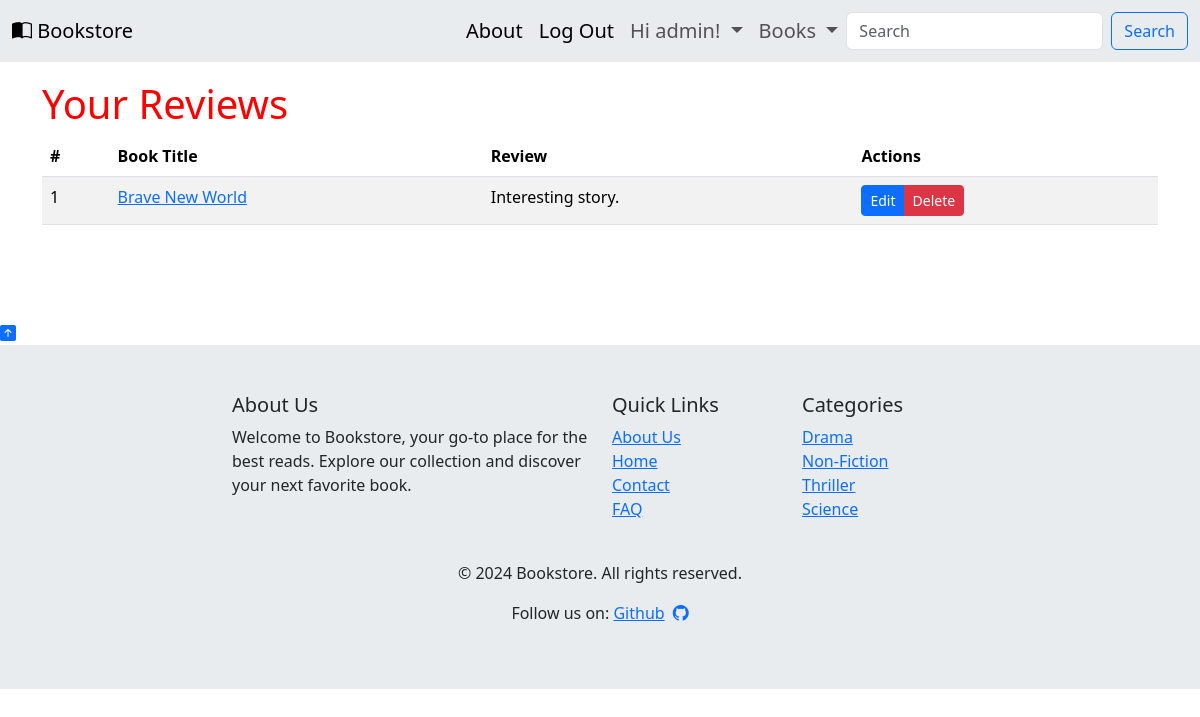
/reviews/ (signed in), run on the app's committed database.
### accounts/models.py (models this page shows)
class CustomUser(AbstractUser):
    pass

### reviews/models.py (models this page shows, shortened)
class Review(models.Model):
    book = models.ForeignKey(
        Book,
        on_delete=models.CASCADE,
        related_name="reviews",
    )
    review = models.TextField(blank=True)
    author = models.ForeignKey(
        get_user_model(),
        on_delete=models.CASCADE,
    )

### books/models.py (models this page shows, shortened)
class Book(models.Model):
    id = models.UUIDField(
        primary_key=True,
        default=uuid.uuid4,
        db_index=True,
        editable=False,
    )
    title = models.CharField(max_length=200)
    author = models.CharField(max_length=200)
    price = models.DecimalField(max_digits=6, decimal_places=2)
    cover = models.ImageField(
        upload_to="covers/",
        blank=True,
        default=get_default_cover,
    )
    description = models.TextField(blank=True, default="No description")
    published_date = models.DateField(default=date.today)
    category = models.ForeignKey(
        Category,
        on_delete=models.CASCADE,
        related_name="books",
        blank=True,
        null=True,
    )
    class Meta:
        verbose_name_plural = "Books"
        permissions = [
            ("special_status", "Can read all books"),
        ]
    def get_absolute_url(self):
        return reverse("books:book_detail", args=[str(self.id)])

### reviews/views.py (the view)
# urls.py: path("", views.UserReviewsView.as_view(), name="reviews"),
class UserReviewsView(generic.ListView):
    model = Review
    template_name = "reviews/reviews.html"
    context_object_name = "reviews"
    paginate_by = 10
    def get_queryset(self):
        user = get_user_model().objects.get(
            username=self.request.user.username,
        )
        return Review.objects.filter(author=user)

### books/context_processor.py (called while the page is built)
def categories(request):
    return {"categories": Category.objects.all()}

### templates/reviews/reviews.html (shortened to what this page needs)
{% extends "_base.html" %}
{% block content %}
  <section style="padding: 5rem 0;">
    <div class="container">
      <h1>Your Reviews</h1>
      {% if reviews %}
        <table class="table table-striped">
          <thead>
            <tr>
              <th scope="col">#</th>
              <th scope="col">Book Title</th>
              <th scope="col">Review</th>
              <th scope="col">Actions</th>
            </tr>
          </thead>
          <tbody>
            {% for review in reviews %}
              <tr>
                <td>{{ forloop.counter }}</td>
                <td>
                  <a href="{{ review.book.get_absolute_url }}">
                    {{ review.book.title }}
                  </a>
                </td>
                <td>{{ review.review }}</td>
                <td>
                  <div class="btn-group" role="group" aria-label="Basic example">
                    <a href="{% url 'reviews:review_edit' review.pk %}" class="btn btn-primary btn-sm">Edit</a>
                    <a href="{% url 'reviews:review_delete' review.pk %}" class="btn btn-danger btn-sm">Delete</a>
                  </div>
                </td>
              </tr>
            {% endfor %}
          </tbody>
        </table>
      {% else %}
        <p>You have not written any reviews yet.</p>
      {% endif %}
    </div>
  </section>
{% endblock %}

### templates/navbar.html (shortened to what this page needs)
<nav class="navbar navbar-expand-lg fixed-top bg-body-secondary c-navbar fs-5" style="z-index: 1050;">
  <div class="container-fluid">
    <a class="navbar-brand" href="{% url 'pages:home' %}">
      <i class="bi bi-book-half"class="d-inline-block align-text-top"></i>
      Bookstore
    </a>
    <div class="collapse navbar-collapse justify-content-end" id="navbarCollapse">
      <ul class="navbar-nav ps-5">
        <li class="nav-item">
          <a class="nav-link active" href="{% url 'pages:about' %}">
            About
          </a>
        </li>
        {% if user.is_authenticated %}
          <li class="nav-item">
            <a class="nav-link active" aria-current="page" href="{% url 'account_logout' %}">
              Log Out
            </a>
          </li>
          <li class="nav-item dropdown">
            <a class="nav-link dropdown-toggle" href="#" role="button" data-bs-toggle="dropdown" aria-expanded="false">
              Hi {{ user.username }}!
            </a>
          </li>
        {% endif %}
        <li class="nav-item dropdown">
          <a class="nav-link dropdown-toggle" href="#" role="button" data-bs-toggle="dropdown" aria-expanded="false">
            Books
          </a>
        </li>
      </ul>
      <form class="d-flex" action="{% url 'books:search_results' %}" method="get">
        <input class="form-control me-2" type="search" name="q" placeholder="Search" aria-\
               label="Search" >
        <button class="btn btn-outline-primary" type="submit">Search</button>
      </form>
    </div>
  </div>
</nav>

### staticfiles/css/base.css (style rules this page uses)
h1 { color:red }

### data on the page
CustomUser: username "admin"
Review: book "Brave New World", review "Interesting story."
